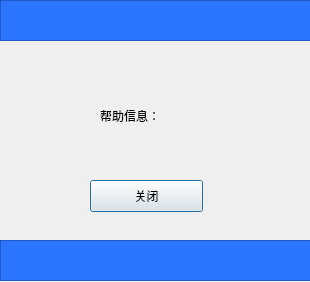
<?xml version="1.0" encoding="UTF-8"?>
<ui version="4.0">
 <class>HelpDialog</class>
 <widget class="QDialog" name="HelpDialog">
  <property name="geometry">
   <rect>
    <x>0</x>
    <y>0</y>
    <width>310</width>
    <height>282</height>
   </rect>
  </property>
  <property name="windowTitle">
   <string>Help</string>
  </property>
  <widget class="QPushButton" name="pushButton">
   <property name="geometry">
    <rect>
     <x>90</x>
     <y>180</y>
     <width>113</width>
     <height>32</height>
    </rect>
   </property>
   <property name="text">
    <string>关闭</string>
   </property>
  </widget>
  <widget class="QLabel" name="label">
   <property name="geometry">
    <rect>
     <x>100</x>
     <y>100</y>
     <width>101</width>
     <height>31</height>
    </rect>
   </property>
   <property name="styleSheet">
    <string notr="true">font: 12pt &quot;MS Shell Dlg 2&quot;;</string>
   </property>
   <property name="text">
    <string>帮助信息：</string>
   </property>
  </widget>
  <widget class="QFrame" name="frame">
   <property name="geometry">
    <rect>
     <x>0</x>
     <y>0</y>
     <width>331</width>
     <height>41</height>
    </rect>
   </property>
   <property name="styleSheet">
    <string notr="true">background-color: rgb(43, 117, 255);</string>
   </property>
   <property name="frameShape">
    <enum>QFrame::StyledPanel</enum>
   </property>
   <property name="frameShadow">
    <enum>QFrame::Raised</enum>
   </property>
  </widget>
  <widget class="QFrame" name="frame_2">
   <property name="geometry">
    <rect>
     <x>0</x>
     <y>240</y>
     <width>331</width>
     <height>41</height>
    </rect>
   </property>
   <property name="styleSheet">
    <string notr="true">background-color: rgb(43, 117, 255);</string>
   </property>
   <property name="frameShape">
    <enum>QFrame::StyledPanel</enum>
   </property>
   <property name="frameShadow">
    <enum>QFrame::Raised</enum>
   </property>
  </widget>
 </widget>
 <resources/>
 <connections/>
</ui>
